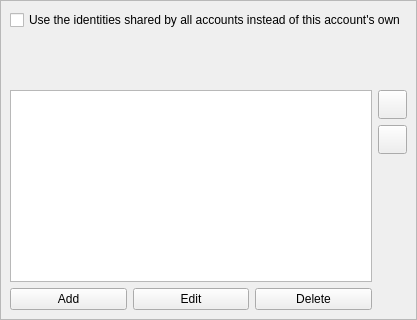
<?xml version="1.0" encoding="UTF-8"?>
<ui version="4.0">
 <class>IdentitiesPage</class>
 <widget class="QScrollArea" name="IdentitiesPage">
  <property name="geometry">
   <rect>
    <x>0</x>
    <y>0</y>
    <width>417</width>
    <height>320</height>
   </rect>
  </property>
  <property name="windowTitle">
   <string>ScrollArea</string>
  </property>
  <property name="frameShadow">
   <enum>QFrame::Shadow::Plain</enum>
  </property>
  <property name="widgetResizable">
   <bool>true</bool>
  </property>
  <widget class="QWidget" name="scrollAreaWidgetContents">
   <layout class="QGridLayout" name="gridLayout">
    <item row="0" column="0" colspan="2">
     <widget class="QCheckBox" name="sharedIdentitiesCheckbox">
      <property name="text">
       <string>Use the identities shared by all accounts instead of this account's own</string>
      </property>
     </widget>
    </item>
    <item row="1" column="0" colspan="2">
     <widget class="QLabel" name="scopeLabel">
      <property name="wordWrap">
       <bool>true</bool>
      </property>
     </widget>
    </item>
    <item row="2" column="0" rowspan="2">
     <widget class="QTableView" name="identityTabelView">
      <property name="minimumSize">
       <size>
        <width>241</width>
        <height>192</height>
       </size>
      </property>
     </widget>
    </item>
    <item row="2" column="1">
     <layout class="QVBoxLayout" name="verticalLayout">
      <item>
       <widget class="QPushButton" name="moveUpButton">
        <property name="minimumSize">
         <size>
          <width>29</width>
          <height>29</height>
         </size>
        </property>
        <property name="maximumSize">
         <size>
          <width>29</width>
          <height>29</height>
         </size>
        </property>
        <property name="text">
         <string/>
        </property>
       </widget>
      </item>
      <item>
       <widget class="QPushButton" name="moveDownButton">
        <property name="minimumSize">
         <size>
          <width>29</width>
          <height>29</height>
         </size>
        </property>
        <property name="maximumSize">
         <size>
          <width>29</width>
          <height>29</height>
         </size>
        </property>
        <property name="text">
         <string/>
        </property>
       </widget>
      </item>
     </layout>
    </item>
    <item row="3" column="1" rowspan="2">
     <spacer name="verticalSpacer">
      <property name="orientation">
       <enum>Qt::Orientation::Vertical</enum>
      </property>
      <property name="sizeHint" stdset="0">
       <size>
        <width>20</width>
        <height>125</height>
       </size>
      </property>
     </spacer>
    </item>
    <item row="4" column="0">
     <layout class="QHBoxLayout" name="horizontalLayout">
      <property name="sizeConstraint">
       <enum>QLayout::SizeConstraint::SetMinimumSize</enum>
      </property>
      <item>
       <widget class="QPushButton" name="addButton">
        <property name="text">
         <string>Add</string>
        </property>
       </widget>
      </item>
      <item>
       <widget class="QPushButton" name="editButton">
        <property name="text">
         <string>Edit</string>
        </property>
       </widget>
      </item>
      <item>
       <widget class="QPushButton" name="deleteButton">
        <property name="text">
         <string>Delete</string>
        </property>
       </widget>
      </item>
     </layout>
    </item>
   </layout>
  </widget>
 </widget>
 <resources/>
 <connections/>
</ui>
